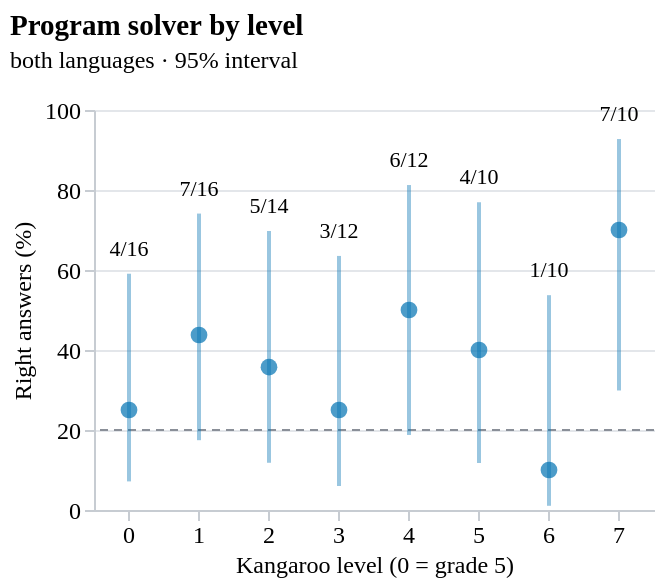

Express this chart as Vega-Lite.
### Vega-Lite specification from a JSON file in a GitHub repository (floating-point values rounded to 4 significant figures)
{"config": {"font": "Atkinson Hyperlegible", "background": null, "view": {"stroke": null}, "axis": {"labelFontSize": 12, "titleFontSize": 12, "titleFontWeight": "normal", "gridColor": "#e3e6ea", "domainColor": "#c7ccd2", "tickColor": "#c7ccd2"}, "title": {"fontSize": 14.5, "fontWeight": 700, "subtitleFontSize": 12, "subtitlePadding": 4, "offset": 12, "font": "Atkinson Hyperlegible", "subtitleFont": "Atkinson Hyperlegible"}, "legend": {"labelFontSize": 12}}, "layer": [{"data": {"name": "data-bef94d6dc948c2f61c3d33ac0563e6d5"}, "mark": {"type": "rule", "color": "#8a8f98", "strokeDash": [4, 3]}, "encoding": {"y": {"field": "y", "type": "quantitative"}}}, {"data": {"name": "data-eb24a0f4583466db10442d87e2ec7053"}, "mark": {"type": "rule", "color": "#0072b2", "opacity": 0.4, "strokeWidth": 2}, "encoding": {"x": {"axis": {"labelAngle": 0}, "field": "level", "title": "Kangaroo level (0 = grade 5)", "type": "ordinal"}, "y": {"field": "lo", "type": "quantitative"}, "y2": {"field": "hi"}}}, {"data": {"name": "data-eb24a0f4583466db10442d87e2ec7053"}, "mark": {"type": "point", "color": "#0072b2", "filled": true, "size": 70}, "encoding": {"tooltip": [{"field": "level", "type": "ordinal"}, {"field": "right", "type": "quantitative"}, {"field": "n", "type": "quantitative"}, {"field": "acc", "format": ".0f", "type": "quantitative"}], "x": {"axis": {"labelAngle": 0}, "field": "level", "title": "Kangaroo level (0 = grade 5)", "type": "ordinal"}, "y": {"field": "acc", "scale": {"domain": [0, 100]}, "title": "Right answers (%)", "type": "quantitative"}}}, {"data": {"name": "data-eb24a0f4583466db10442d87e2ec7053"}, "mark": {"type": "text", "dy": -12, "fontSize": 11}, "encoding": {"text": {"field": "txt", "type": "nominal"}, "x": {"axis": {"labelAngle": 0}, "field": "level", "title": "Kangaroo level (0 = grade 5)", "type": "ordinal"}, "y": {"field": "hi", "type": "quantitative"}}}], "height": 200, "title": {"text": "Program solver by level", "anchor": "start", "subtitle": "both languages · 95% interval"}, "width": 280, "$schema": "https://vega.github.io/schema/vega-lite/v5.20.1.json", "datasets": {"data-bef94d6dc948c2f61c3d33ac0563e6d5": [{"y": 20.0}], "data-eb24a0f4583466db10442d87e2ec7053": [{"level": 0, "n": 16, "right": 4, "acc": 25.0, "lo": 7.148, "hi": 59.07, "txt": "4/16"}, {"level": 1, "n": 16, "right": 7, "acc": 43.75, "lo": 17.45, "hi": 74.11, "txt": "7/16"}, {"level": 2, "n": 14, "right": 5, "acc": 35.71, "lo": 11.81, "hi": 69.74, "txt": "5/14"}, {"level": 3, "n": 12, "right": 3, "acc": 25.0, "lo": 5.999, "hi": 63.52, "txt": "3/12"}, {"level": 4, "n": 12, "right": 6, "acc": 50.0, "lo": 18.76, "hi": 81.24, "txt": "6/12"}, {"level": 5, "n": 10, "right": 4, "acc": 40.0, "lo": 11.76, "hi": 76.93, "txt": "4/10"}, {"level": 6, "n": 10, "right": 1, "acc": 10.0, "lo": 1.053, "hi": 53.71, "txt": "1/10"}, {"level": 7, "n": 10, "right": 7, "acc": 70.0, "lo": 29.88, "hi": 92.74, "txt": "7/10"}]}}
